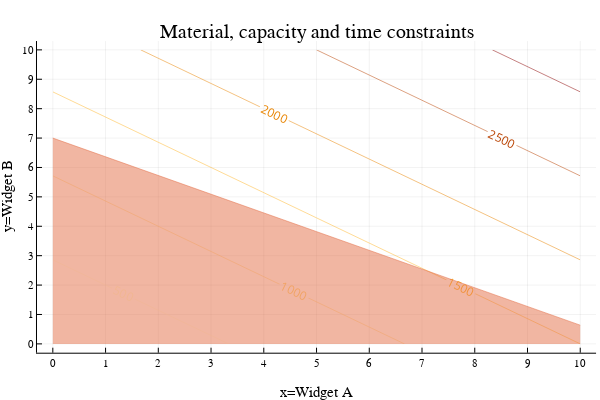

Notebook cell for this chart:
### Markdown cell above
## Time constraints

Now let us imagine that we are optimizing factory production for a week, and A and B require different amounts of time to produce. A requires 10 hours / widget. B requires 8 hours / widget. Furthermore, the "supply" of time is limited to 80 hours / week. This leads to the following time constraint:

$$
10 x + 8 y \leq 80
$$

### Code cell
contour(x,y,(x,y)->f(x,y),nlevels=10, c=:heat, linewidth=10, colorbar = false, contour_labels = true)
title!("Material, capacity and time constraints")
xaxis!("x=Widget A")
yaxis!("y=Widget B")
xticks!(0:maximum(x))
yticks!(0:maximum(y))
areaplot!(x[x.<=11], (77 .- 7*x[x.<=11])./11, legend=false, opacity=0.5)
areaplot!(x[x.<=8], (80 .- 10*x[x.<=8])./8, legend=false, opacity=0.5)
areaplot!(x[x.<=8], repeat([maximum(y)],length(x[x.<=8])), legend=false, opacity=0.5)

### Figure 1 — Plotly figure (JSON) as saved in the notebook; plotly's stock layout.template omitted (floating-point values rounded to 4 significant figures)
{"data": [{"colorbar": {"title": ""}, "colorscale": [[0, "rgba(255, 255, 224, 1.000)"], [0.5, "rgba(255, 165, 0, 1.000)"], [1, "rgba(139, 0, 0, 1.000)"]], "contours": {"coloring": "lines", "showlabels": true}, "name": "y1", "ncontours": 12, "showlegend": false, "showscale": false, "type": "contour", "x": [0, 10], "xaxis": "x", "y": [0, 10], "yaxis": "y", "z": [[0, 1500], [1750, 3250]], "zmax": 3250, "zmin": 0}, {"colorbar": {"title": ""}, "fill": "tozeroy", "fillcolor": "rgba(227, 111, 71, 0.500)", "legendgroup": "y2", "line": {"color": "rgba(227, 111, 71, 0.500)", "dash": "solid", "shape": "linear", "width": 1}, "mode": "lines", "name": "y2", "showlegend": true, "type": "scatter", "x": [0, 10], "xaxis": "x", "y": [7, 0.6364], "yaxis": "y", "zmax": 3250, "zmin": 0}, {"colorbar": {"title": ""}, "fill": "tozeroy", "fillcolor": "rgba(62, 164, 78, 0.500)", "legendgroup": "y3", "line": {"color": "rgba(62, 164, 78, 0.500)", "dash": "solid", "shape": "linear", "width": 1}, "mode": "lines", "name": "y3", "showlegend": true, "type": "scatter", "x": [0], "xaxis": "x", "y": [10], "yaxis": "y", "zmax": 3250, "zmin": 0}, {"colorbar": {"title": ""}, "fill": "tozeroy", "fillcolor": "rgba(195, 113, 210, 0.500)", "legendgroup": "y4", "line": {"color": "rgba(195, 113, 210, 0.500)", "dash": "solid", "shape": "linear", "width": 1}, "mode": "lines", "name": "y4", "showlegend": true, "type": "scatter", "x": [0], "xaxis": "x", "y": [10], "yaxis": "y", "zmax": 3250, "zmin": 0}], "layout": {"annotations": [{"font": {"color": "rgba(0, 0, 0, 1.000)", "family": "sans-serif", "size": 20}, "rotation": 0, "showarrow": false, "text": "Material, capacity and time constraints", "x": 0.5275, "xanchor": "center", "xref": "paper", "y": 1, "yanchor": "top", "yref": "paper"}], "height": 400, "margin": {"b": 20, "l": 0, "r": 0, "t": 20}, "paper_bgcolor": "rgba(255, 255, 255, 1.000)", "plot_bgcolor": "rgba(255, 255, 255, 1.000)", "showlegend": false, "width": 600, "xaxis": {"anchor": "y", "domain": [0.06165, 0.9934], "gridcolor": "rgba(0, 0, 0, 0.100)", "gridwidth": 0.5, "linecolor": "rgba(0, 0, 0, 1.000)", "mirror": false, "range": [-0.3, 10.3], "showgrid": true, "showline": true, "showticklabels": true, "tickangle": 0, "tickcolor": "rgb(0, 0, 0)", "tickfont": {"color": "rgba(0, 0, 0, 1.000)", "family": "sans-serif", "size": 11}, "tickmode": "array", "ticks": "inside", "ticktext": ["0", "1", "2", "3", "4", "5", "6", "7", "8", "9", "10"], "tickvals": [0, 1, 2, 3, 4, 5, 6, 7, 8, 9, 10], "title": "x=Widget A", "titlefont": {"color": "rgba(0, 0, 0, 1.000)", "family": "sans-serif", "size": 15}, "type": "-", "visible": true, "zeroline": false, "zerolinecolor": "rgba(0, 0, 0, 1.000)"}, "yaxis": {"anchor": "x", "domain": [0.07581, 0.9415], "gridcolor": "rgba(0, 0, 0, 0.100)", "gridwidth": 0.5, "linecolor": "rgba(0, 0, 0, 1.000)", "mirror": false, "range": [-0.3, 10.3], "showgrid": true, "showline": true, "showticklabels": true, "tickangle": 0, "tickcolor": "rgb(0, 0, 0)", "tickfont": {"color": "rgba(0, 0, 0, 1.000)", "family": "sans-serif", "size": 11}, "tickmode": "array", "ticks": "inside", "ticktext": ["0", "1", "2", "3", "4", "5", "6", "7", "8", "9", "10"], "tickvals": [0, 1, 2, 3, 4, 5, 6, 7, 8, 9, 10], "title": "y=Widget B", "titlefont": {"color": "rgba(0, 0, 0, 1.000)", "family": "sans-serif", "size": 15}, "type": "-", "visible": true, "zeroline": false, "zerolinecolor": "rgba(0, 0, 0, 1.000)"}}}
